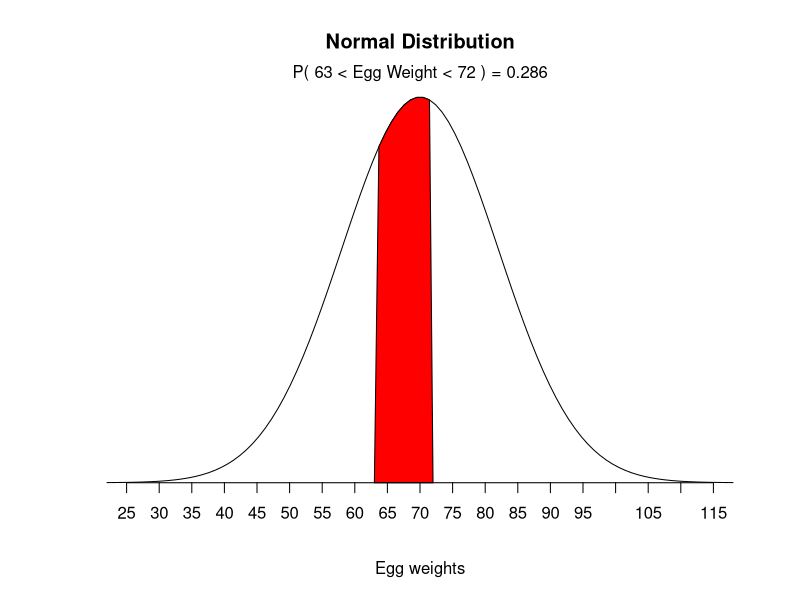

Here is the R script that generated this plot:
mean=70; sd=12
lb=63; ub=72

x <- seq(-4,4,length=100)*sd + mean
hx <- dnorm(x,mean,sd)

plot(x, hx, type="n", xlab="Egg weights", ylab="",
     main="Normal Distribution", axes=FALSE)

i <- x >= lb & x <= ub
lines(x, hx)
polygon(c(lb,x[i],ub), c(0,hx[i],0), col="red")

area <- pnorm(ub, mean, sd) - pnorm(lb, mean, sd)
result <- paste("P(",lb,"< Egg Weight <",ub,") =",
                signif(area, digits=3))
mtext(result,3)
axis(1, at=seq(25, 115, 5), pos=0)
